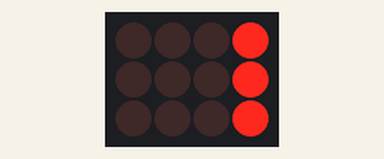
Simulated run of this sketch. Board: Arduino Uno, built with avr-gcc and run on an emulated ATmega328P. Parts: 4×3 LED matrix. Wiring (inferred from the names in the program): LED matrix (orientation assumed): rows pin 5, pin 6, pin 7; columns pin 10, pin 11, pin 9, pin 3.

Above: at 0.16 s.
At 5.05 s:
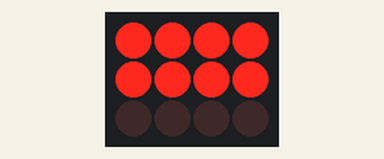
At 9.95 s:
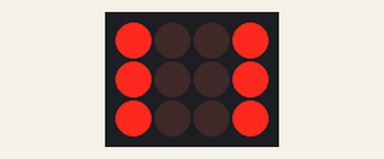
At 19.51 s:
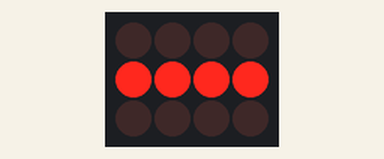
At 28.87 s:
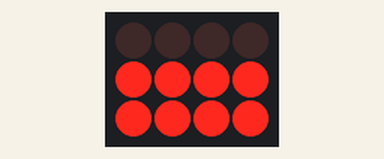
At 39.28 s:
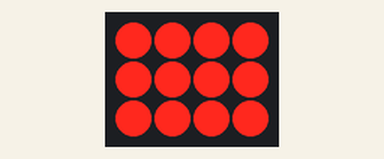

The sketch:

tree.ino
```cpp
#include <avr/pgmspace.h>

#define SPEED_DELAY 200

#define LEDS 4
#define ROWS 3
#define MAX_LEVEL 64

int ledPins[] = {10, 11, 9, 3};
int rowPins[] = {5, 6, 7};

#define SCRIPT_STEPS 12+13+7+8
prog_uchar script[] PROGMEM = {
  B1000, B1000, B1000,
  B0100, B0100, B0100,
  B0010, B0010, B0010,
  B0001, B0001, B0001,
  B1000, B1000, B1000,
  B0100, B0100, B0100,
  B0010, B0010, B0010,
  B0001, B0001, B0001,
  B1000, B1000, B1000,
  B0100, B0100, B0100,
  B0010, B0010, B0010,
  B0001, B0001, B0001,

  B1111, B0000, B0000,
  B0000, B1111, B0000,
  B0000, B0000, B1111,
  B0000, B1111, B1111,
  B1111, B1111, B1111,
  B1111, B1111, B0000,
  B1111, B0000, B0000,
  B0000, B1111, B0000,
  B0000, B0000, B1111,
  B0000, B1111, B1111,
  B1111, B1111, B1111,
  B1111, B1111, B0000,
  B1111, B0000, B0000,

  /*
  B0000, B1111, B0000,
  B1111, B0000, B0000,
  B0000, B1111, B0000,
  B0000, B0000, B1111,
  B0000, B1111, B0000,
  B1111, B0000, B0000,
  B0000, B1111, B0000,
  B0000, B0000, B1111,
  */

  B1000, B1000, B1000,
  B1100, B1100, B1100,
  B1110, B1110, B1110,
  B1111, B1111, B1111,
  B0111, B0111, B0111,
  B0011, B0011, B0011,
  B0001, B0001, B0001,

  B1001, B1001, B1001,
  B1100, B1100, B1100,
  B0110, B0110, B0110,
  B0011, B0011, B0011,
  B1001, B1001, B1001,
  B1100, B1100, B1100,
  B0110, B0110, B0110,
  B0011, B0011, B0011,
};

void setup() {
  for (byte ii=0; ii<LEDS; ii++) {
    pinMode(ledPins[ii], OUTPUT);
    analogWrite(ledPins[ii], 0);
  }
  for (byte ii=0; ii<ROWS; ii++) {
    pinMode(rowPins[ii], OUTPUT);
    digitalWrite(rowPins[ii], HIGH);
  }
}

int scriptIdx = 0;
int scriptStep = 0;
int scriptStepInc = 1;

void wire_test() {
  // All LEDs are on to test your soldering skills
  for (byte ii=0; ii<LEDS; ii++) {
    pinMode(ledPins[ii], OUTPUT);
    analogWrite(ledPins[ii], MAX_LEVEL);
  }
  for (byte ii=0; ii<ROWS; ii++) {
    pinMode(rowPins[ii], OUTPUT);
    digitalWrite(rowPins[ii], LOW);
  }
}

void loop() {
  unsigned char leds[ROWS];
  memcpy_P(leds, script + scriptIdx, ROWS);
  unsigned long newTime = millis() + SPEED_DELAY;
  while (millis() < newTime) {
    for (byte ii=0; ii<ROWS; ii++) {
      for (byte ik=0; ik<LEDS; ik++) {
        analogWrite(ledPins[ik], ((leds[ii]>>ik) & 1) ? MAX_LEVEL : 0);
      }
      digitalWrite(rowPins[ii], LOW);
      delay(5);
      digitalWrite(rowPins[ii], HIGH);
    }
  }

  scriptStep += scriptStepInc;
  if ((scriptStep >= SCRIPT_STEPS) || (scriptStep <= 0)) {
    scriptStepInc = -scriptStepInc;
    scriptStep += scriptStepInc;
  }
  scriptIdx += scriptStepInc * ROWS;
}
```
